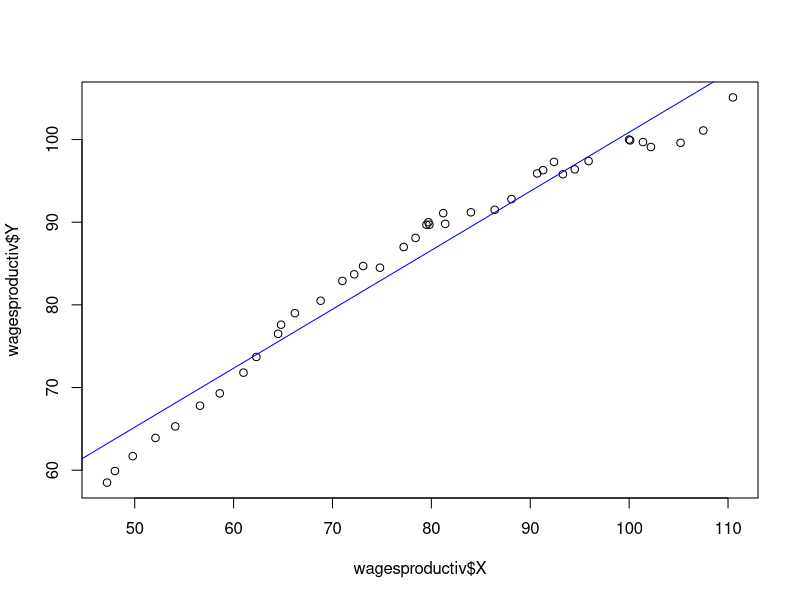
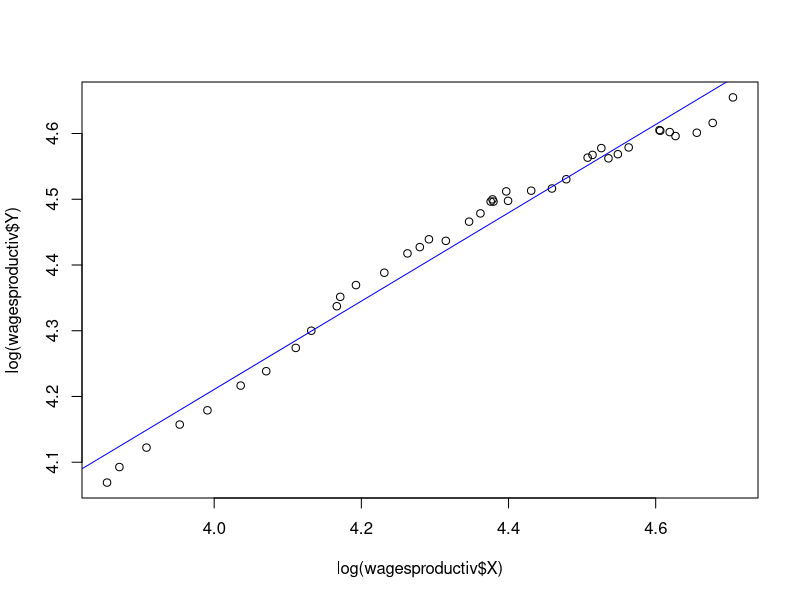

These charts were generated, in order, by the following R code:
setwd("C:\\data\\bab5\\autokorelasi\\")
dir()
wagesproductiv <- read.table("GujaratiTable12.4.txt",header=TRUE, sep="\t", 
                na.strings="NA", dec=".", strip.white=TRUE)

#======= regression and data plot
plot(wagesproductiv$X,wagesproductiv$Y)
abline(lm(wagesproductiv$Y~wagesproductiv$X),col="blue")

win.graph()
plot(log(wagesproductiv$X),log(wagesproductiv$Y))
abline(lm(log(wagesproductiv$Y)~log(wagesproductiv$X)),col="blue")

regwageproductiv=lm(Y~X,data=wagesproductiv)
summary(regwageproductiv)

reglogwageproductiv=lm(log(Y)~log(X),data=wagesproductiv)
summary(reglogwageproductiv)

#======= autocorrelation test
library(lmtest)
dwtest(regwageproductiv)
bgtest(regwageproductiv,order=6)
bgtest(regwageproductiv,order=1)

# ======== menyelesaikan problem autocorrelation 
# ======== two step Durbin Watson D Stat
dwstat=dwtest(regwageproductiv)$statistic
rho=1-(dwstat/2)
n=length(wagesproductiv$Y)
Xstar=wagesproductiv$X[2:n]-rho*wagesproductiv$X[1:(n-1)]
Ystar=wagesproductiv$Y[2:n]-rho*wagesproductiv$Y[1:(n-1)]
regstarwageproductiv=lm(Ystar~Xstar)
summary(regstarwageproductiv)
dwtest(regstarwageproductiv)
bgtest(regstarwageproductiv,order=6)

#============Newey-West HAC method
library(sandwich)
vcov(regwageproductiv)
vcovHAC(regwageproductiv)
#comparing coefficients
coeftest(regwageproductiv,vcov=vcovHAC)
coeftest(regwageproductiv)
coeftest(regstarwageproductiv)
